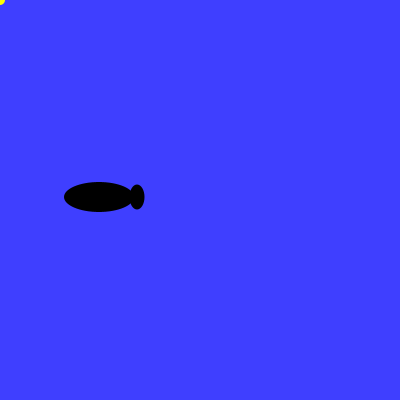
Frame 1 (no input)
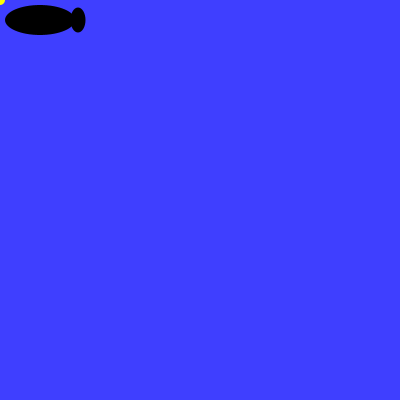
Frame 60 (the mouse pressed at the canvas centre just before this capture)
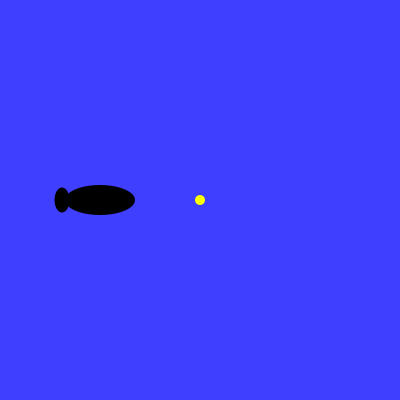
Frame 120 (the mouse held since frame 60 and released just before this capture)

The Processing sketch that drew these frames (run headless with seeded random() and noise(); from frame 60 on, the mouse is pressed at the canvas centre):

// Processing sketch: fishClosing
// ── fishClosing.pde
// 定数
final int[] fishToLeft  = new int[] {    // 魚の形状 (左向き)
  0, 0, 70, 30, // 胴体の相対位置(x,y)・横幅・縦幅
  38, 0, 15, 25                          // 尾びれの相対位置(x,y)・横幅・縦幅
};
final int[] fishToRight = new int[] {    // 魚の形状 (右向き)
  0, 0, 70, 30, 
  -38, 0, 15, 25
};
final int bodyX = 0;
final int bodyY = 1;
final int bodyLength = 2;
final int bodyWidth =3;
final int finX = 4;
final int finY = 5;
final int finLength = 6;
final int finWidth = 7;
final int end1 = 365;
final int end2 = 35;
// 変数
int x;                             // 魚の中心の x座標
int y;                             // 魚の中心の y座標
int vx;                            // 魚の進む速さ
int vy;
int[] fish;                        // 現在の魚の形状
int baitXY;

void setup() {
  size(400, 400);             // ウィンドウのサイズ
  noStroke();                 // 輪郭線を無効に
  background(63, 63, 255);    // 背景色
  fill(63, 31, 31);           // 塗る色

  // 変数の初期値
  x = 100;
  y = 200;
  vx = 1;
  vy = 3;
  baitXY =10;
  fish = fishToRight;         // 変数 fish は 変数 fishToRight と同じ配列を参照
}

void draw() {
  if (x + fish[bodyX] < mouseX) {
    fish = fishToRight;
    x += vx;
  } else if (x + fish[bodyX] > mouseX) {
    fish = fishToLeft;
    x -= vx;
  }
  
  if(y + fish[bodyY] < mouseY){
    y += vy;
  }else if (y + fish[bodyY] > mouseY){
    y -= vy;
  }
  background(63, 63, 255);
  fill(255,255,0);
  ellipse(mouseX,mouseY,baitXY,baitXY);
  fill(0,0,0);
  ellipse(x + fish[bodyX], y + fish[bodyY], fish[bodyLength], fish[bodyWidth]);
  ellipse(x + fish[finX], y + fish[finY], fish[finLength], fish[finWidth]);
}
